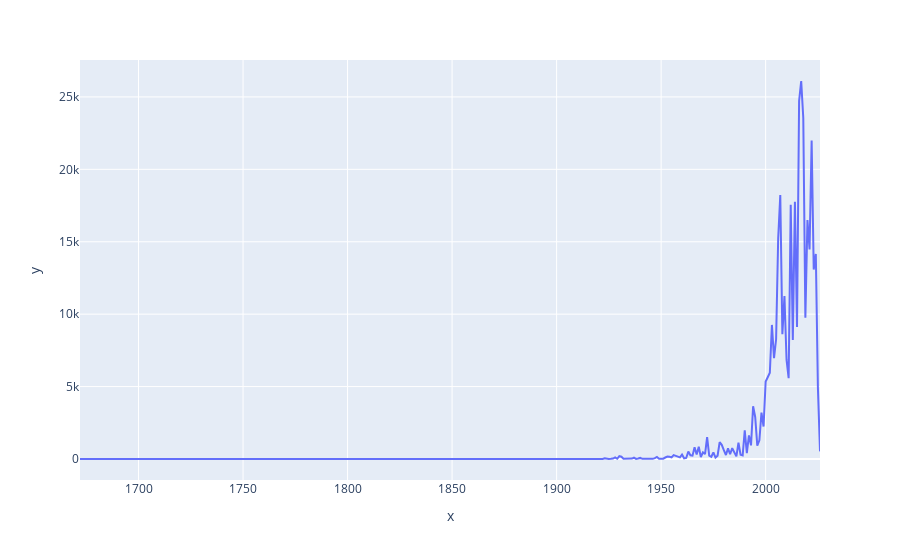

Notebook cell for this chart:
### Markdown cell above
### Sensitivity with Scipy

### Code cell
# K is the size of the sensitivity analysis.
K = 1000
# n is the sample size.
n = obs.select(pl.col("observed_count").sum()).collect().item()

# N is the target population size.
N = int(np.round(np.abs(stats.norm(loc=450000, scale=50000).rvs(size=1))).item())

# We are probably more likely to have non-response for older cars.
model_years = obs.select("model_year").collect().to_series().to_numpy()
num_model_years = model_years.shape[0]
params = {
    "t":model_years,
    "A":10, 
    "K":2, 
    "B":0.5, 
    "nu":10, 
    "Q":100, 
    "C":1, 
    "M":1990 
}
lower = 0.7
# upper is between 2 and 10.
upper = richards_curve(
    **params
)

multiplier_1 = stats.beta(a=0.5, b=0.5).rvs(size=num_model_years)
# multiplier_2 is between lower and upper.
multiplier_2 = lower + (upper - lower) * multiplier_1
alpha_for_R_0_weight = 1
key, subkey = random.split(key)
alpha_for_R_0 = multiplier_2 * get_alpha(PRNG_key=subkey, reg_weight=alpha_for_R_0_weight)
m = np.ceil(alpha_for_R_0).astype(np.int64)

multivariate_hypergeom_obj = stats.multivariate_hypergeom(
    m=m,
    n=N - n
)
num_1s_for_R_0 = multivariate_hypergeom_obj.rvs(size=1).ravel()

fig = px.line(x=model_years, y=num_1s_for_R_0)
fig.show()

### Figure 1 — Plotly figure (JSON) as saved in the notebook; plotly's stock layout.template omitted (floating-point values rounded to 4 significant figures; data arrays with more than 128 entries replaced by an {"elided": "..."} marker saying what was removed)
{"data": [{"hovertemplate": "x=%{x}<br>y=%{y}<extra></extra>", "legendgroup": "", "line": {"color": "#636efa", "dash": "solid"}, "marker": {"symbol": "circle"}, "mode": "lines", "name": "", "orientation": "v", "showlegend": false, "type": "scatter", "x": {"elided": "355 int values"}, "xaxis": "x", "y": {"elided": "355 int values"}, "yaxis": "y"}], "layout": {"legend": {"tracegroupgap": 0}, "margin": {"t": 60}, "xaxis": {"anchor": "y", "domain": [0, 1], "title": {"text": "x"}}, "yaxis": {"anchor": "x", "domain": [0, 1], "title": {"text": "y"}}}}
